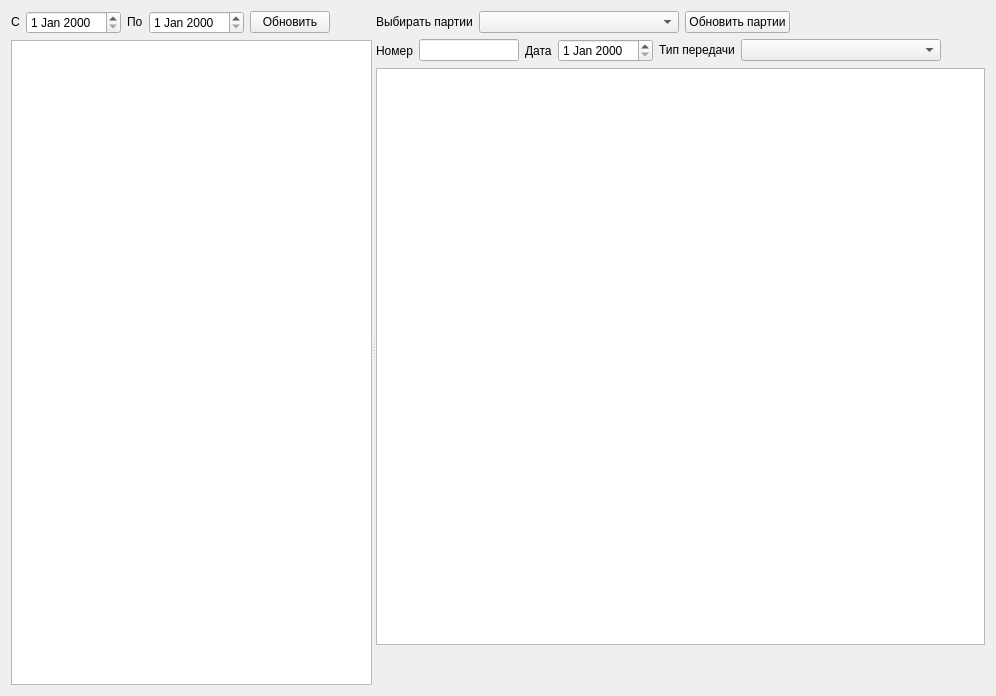
<?xml version="1.0" encoding="UTF-8"?>
<ui version="4.0">
 <class>FormRet</class>
 <widget class="QWidget" name="FormRet">
  <property name="geometry">
   <rect>
    <x>0</x>
    <y>0</y>
    <width>996</width>
    <height>696</height>
   </rect>
  </property>
  <property name="windowTitle">
   <string>Form</string>
  </property>
  <layout class="QVBoxLayout" name="verticalLayout_3">
   <item>
    <widget class="QSplitter" name="splitter">
     <property name="orientation">
      <enum>Qt::Horizontal</enum>
     </property>
     <widget class="QWidget" name="layoutWidget">
      <layout class="QVBoxLayout" name="verticalLayout_2">
       <item>
        <layout class="QHBoxLayout" name="horizontalLayout_2">
         <item>
          <widget class="QLabel" name="label">
           <property name="sizePolicy">
            <sizepolicy hsizetype="Preferred" vsizetype="Maximum">
             <horstretch>0</horstretch>
             <verstretch>0</verstretch>
            </sizepolicy>
           </property>
           <property name="text">
            <string>С</string>
           </property>
          </widget>
         </item>
         <item>
          <widget class="DateEdit" name="dateEditBeg"/>
         </item>
         <item>
          <widget class="QLabel" name="label_2">
           <property name="sizePolicy">
            <sizepolicy hsizetype="Preferred" vsizetype="Maximum">
             <horstretch>0</horstretch>
             <verstretch>0</verstretch>
            </sizepolicy>
           </property>
           <property name="text">
            <string>По</string>
           </property>
          </widget>
         </item>
         <item>
          <widget class="DateEdit" name="dateEditEnd"/>
         </item>
         <item>
          <widget class="QPushButton" name="cmdUpd">
           <property name="text">
            <string>Обновить</string>
           </property>
          </widget>
         </item>
         <item>
          <spacer name="horizontalSpacer_3">
           <property name="orientation">
            <enum>Qt::Horizontal</enum>
           </property>
           <property name="sizeHint" stdset="0">
            <size>
             <width>40</width>
             <height>20</height>
            </size>
           </property>
          </spacer>
         </item>
        </layout>
       </item>
       <item>
        <widget class="DbViewer" name="tableViewNakl">
         <property name="editTriggers">
          <set>QAbstractItemView::NoEditTriggers</set>
         </property>
         <property name="selectionMode">
          <enum>QAbstractItemView::SingleSelection</enum>
         </property>
         <property name="selectionBehavior">
          <enum>QAbstractItemView::SelectRows</enum>
         </property>
        </widget>
       </item>
      </layout>
     </widget>
     <widget class="QWidget" name="layoutWidget">
      <layout class="QVBoxLayout" name="verticalLayoutCont">
       <item>
        <layout class="QHBoxLayout" name="_2">
         <item>
          <widget class="QLabel" name="label_5">
           <property name="sizePolicy">
            <sizepolicy hsizetype="Preferred" vsizetype="Maximum">
             <horstretch>0</horstretch>
             <verstretch>0</verstretch>
            </sizepolicy>
           </property>
           <property name="text">
            <string>Выбирать партии</string>
           </property>
          </widget>
         </item>
         <item>
          <widget class="QComboBox" name="comboBoxPart">
           <property name="minimumSize">
            <size>
             <width>200</width>
             <height>0</height>
            </size>
           </property>
          </widget>
         </item>
         <item>
          <widget class="QPushButton" name="cmdUpdPart">
           <property name="text">
            <string>Обновить партии</string>
           </property>
          </widget>
         </item>
         <item>
          <spacer name="horizontalSpacer">
           <property name="orientation">
            <enum>Qt::Horizontal</enum>
           </property>
           <property name="sizeHint" stdset="0">
            <size>
             <width>40</width>
             <height>20</height>
            </size>
           </property>
          </spacer>
         </item>
        </layout>
       </item>
       <item>
        <layout class="QHBoxLayout" name="horizontalLayout">
         <item>
          <widget class="QLabel" name="label_3">
           <property name="text">
            <string>Номер</string>
           </property>
          </widget>
         </item>
         <item>
          <widget class="QLineEdit" name="lineEditNum">
           <property name="maximumSize">
            <size>
             <width>100</width>
             <height>16777215</height>
            </size>
           </property>
          </widget>
         </item>
         <item>
          <widget class="QLabel" name="label_4">
           <property name="text">
            <string>Дата</string>
           </property>
          </widget>
         </item>
         <item>
          <widget class="DateEdit" name="dateEdit"/>
         </item>
         <item>
          <widget class="QLabel" name="label_6">
           <property name="sizePolicy">
            <sizepolicy hsizetype="Preferred" vsizetype="Maximum">
             <horstretch>0</horstretch>
             <verstretch>0</verstretch>
            </sizepolicy>
           </property>
           <property name="text">
            <string>Тип передачи</string>
           </property>
          </widget>
         </item>
         <item>
          <widget class="QComboBox" name="comboBoxType">
           <property name="minimumSize">
            <size>
             <width>200</width>
             <height>0</height>
            </size>
           </property>
          </widget>
         </item>
         <item>
          <spacer name="horizontalSpacer_2">
           <property name="orientation">
            <enum>Qt::Horizontal</enum>
           </property>
           <property name="sizeHint" stdset="0">
            <size>
             <width>40</width>
             <height>20</height>
            </size>
           </property>
          </spacer>
         </item>
        </layout>
       </item>
       <item>
        <widget class="DbViewer" name="tableViewCont"/>
       </item>
       <item>
        <widget class="QLabel" name="labelStock">
         <property name="text">
          <string/>
         </property>
        </widget>
       </item>
       <item>
        <layout class="QHBoxLayout" name="horizontalLayoutCmd">
         <item>
          <spacer name="horizontalSpacer_4">
           <property name="orientation">
            <enum>Qt::Horizontal</enum>
           </property>
           <property name="sizeHint" stdset="0">
            <size>
             <width>40</width>
             <height>20</height>
            </size>
           </property>
          </spacer>
         </item>
        </layout>
       </item>
      </layout>
     </widget>
    </widget>
   </item>
  </layout>
 </widget>
 <customwidgets>
  <customwidget>
   <class>DateEdit</class>
   <extends>QDateEdit</extends>
   <header>db/dbviewer.h</header>
  </customwidget>
  <customwidget>
   <class>DbViewer</class>
   <extends>QTableView</extends>
   <header>db/dbviewer.h</header>
  </customwidget>
 </customwidgets>
 <resources/>
 <connections/>
</ui>
